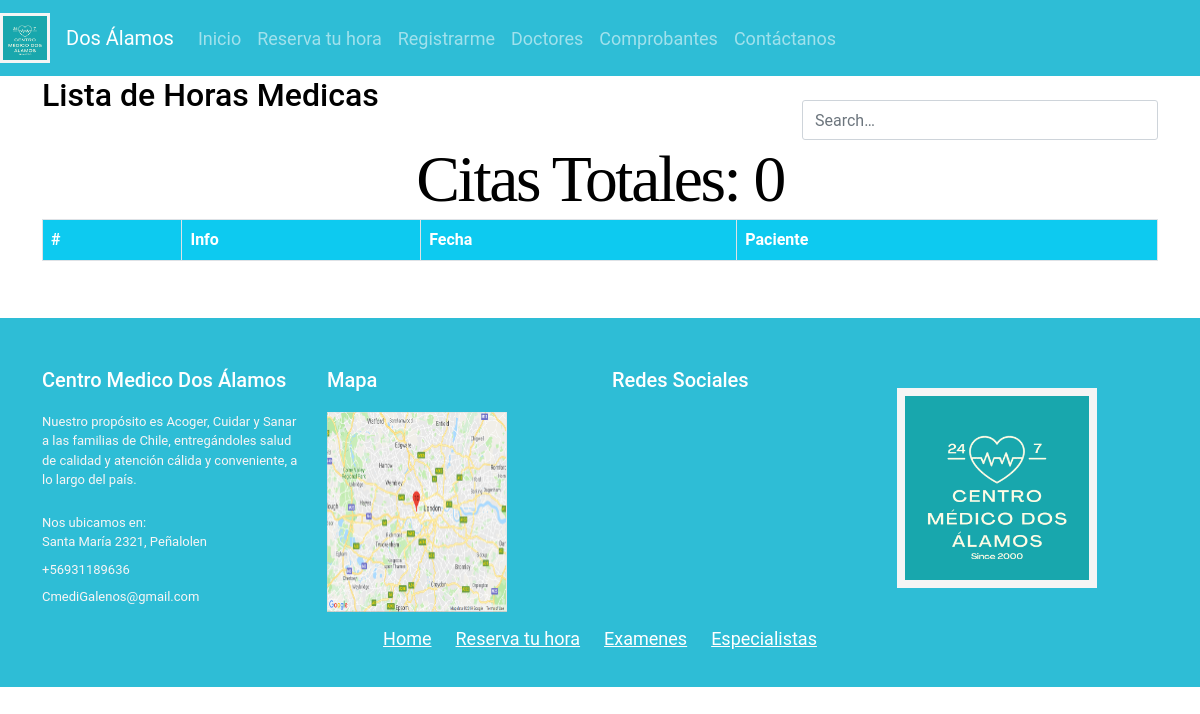
/informeHoras/6/, run on an earlier commit of the app's database.
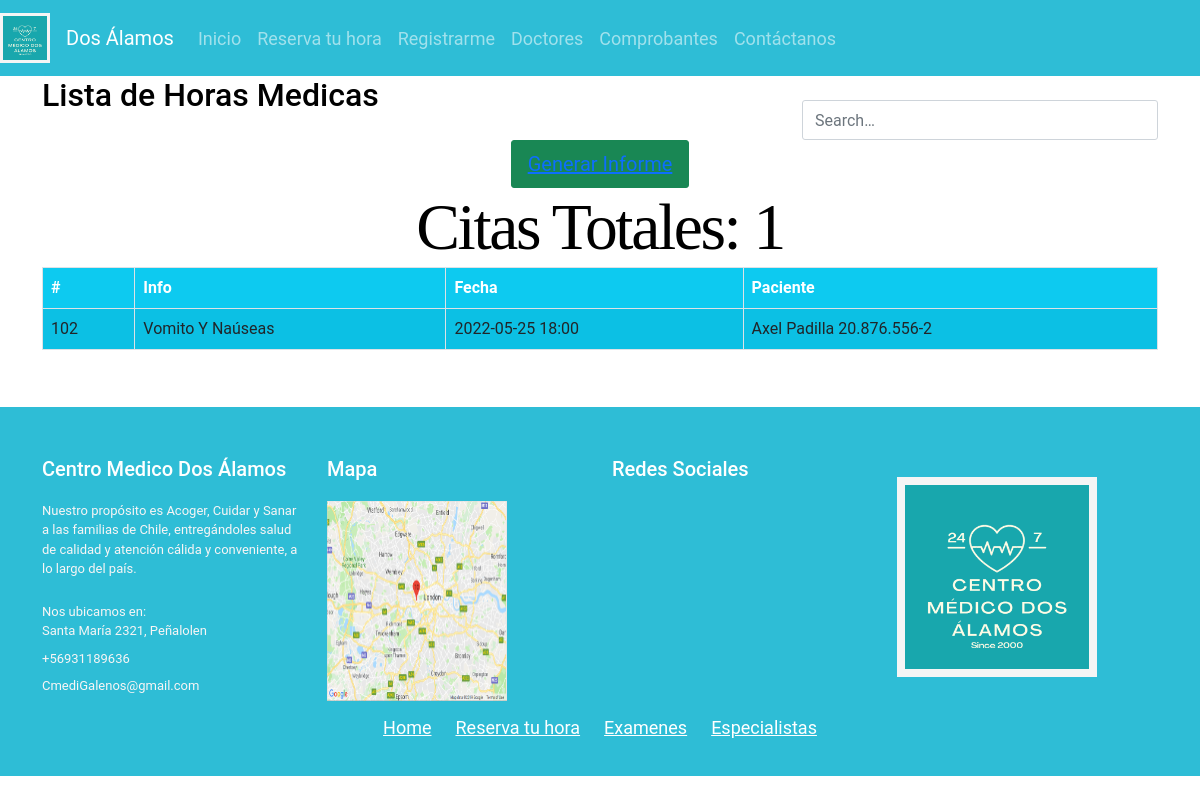
And on a later commit of the database.
### core/models.py (models this page shows, shortened)
class horaMedica(models.Model):
    consulta = models.TextField( max_length=400)
    fkHora = models.ForeignKey(hora, on_delete=models.CASCADE)
    fecha = models.DateField(auto_now_add=False,auto_now=False,null=True,blank=True);
    fkPaciente = models.ForeignKey(paciente, on_delete=models.CASCADE)
    fkTipoPago = models.ForeignKey(tipoPago, on_delete=models.CASCADE)
    fkPago = models.ForeignKey(pago, on_delete=models.CASCADE)
    fkMedico = models.ForeignKey(doctor, on_delete=models.CASCADE)

class hora(models.Model):
    hora = models.CharField(max_length=50)
    def __str__(self):
        return self.hora

class paciente(models.Model):
    nomPac = models.CharField( max_length=50)
    aPatPac = models.CharField( max_length=50)
    rutPac = models.CharField( max_length=50)
    emailPac = models.CharField( max_length=50)
    bornDatePAc = models.DateTimeField(auto_now_add=False,auto_now=False,null=True,blank=True);
    fkGender = models.ForeignKey(gender, on_delete=models.CASCADE, blank=True)
    fkComuna = models.ForeignKey(comuna, on_delete=models.CASCADE)
    adressPac = models.CharField(max_length=70)
    def __str__(self):
        cadena=str(self.nomPac)+" "+ str(self.aPatPac) + " " + str(self.rutPac)
        return cadena

### core/views.py (the view)
# urls.py: path("informeHoras/<idDoc>/", views.informeHoras, name="informeHoras"),
def informeHoras(request, idDoc): #INFORME HORA CRUD
    horaMed = horaMedica.objects.filter(fkMedico=idDoc)
    data = {
        'info' : horaMed,
        'total' : horaMed.count()
    }
    return render(request, 'web/informeHoras.html', data)

### core/templates/web/informeHoras.html
{% extends 'web/base.html' %}
{% load static %}
{% block contenido %}
    {% block css %}
        <link rel="stylesheet" href="{% static 'app/css/index.css' %}">
        <link rel="stylesheet" href="{% static 'app/css/register.css' %}">
    {% endblock css %}
    <div class="container-xl">
        <div class="table-responsive">
            <div class="table-wrapper">
                <div class="table-title">
                    <div class="row">
                        <div class="col-sm-8"><h2>Lista de Horas Medicas</h2><b></b></div>
                        <div class="col-sm-4">
                            <div class="search-box">
                                <i class="material-icons">&#xE8B6;</i>
                                <input type="text" class="form-control" placeholder="Search&hellip;">
                            </div>
                        </div>
                    </div>
                </div>
                <table class="table table-striped table-hover table-bordered bg-info">
                    <thead>
                        <tr>
                            <th>#</th>
                            <th>Info</th>
                            <th>Fecha</th>
                            <th>Paciente</th>
                        </tr>
                    </thead>
                    <tbody>
                        {% for p in info %}
                            <tr>
                                <td>{{p.id | title}}</td>
                                <td>{{p.consulta | title}}</td>
                                <td>{{p.fecha | title }} {{p.fkHora | title}}</td>
                                <td>{{p.fkPaciente | title}}</td>
                            </tr>
                            <div class="form-group text-lg-center">
                                <button type="submit" class="btn btn-success btn-lg btn-block"><a href="{% url 'geninfoHM' p.fkMedico.id%}">Generar Informe</a></button>
                            </div>
                        {% endfor %}
                        <div class="form-group text-lg-center">
                            <h1>Citas Totales: {{total}}</h1>
                        </div>
                    </tbody>
                </table>
                <hr>
                <br>
            </div>
        </div>
    </div>
{% endblock contenido %}

What changed in the data, as far as the page shows it:
added horaMedica: id "102", consulta "Vomito Y Naúseas", fecha "2022-05-25", fkHora "18:00", fkPaciente "Axel Padilla 20.876.556-2"
Also different on the page:
{{ total }}: "0" → "1"
